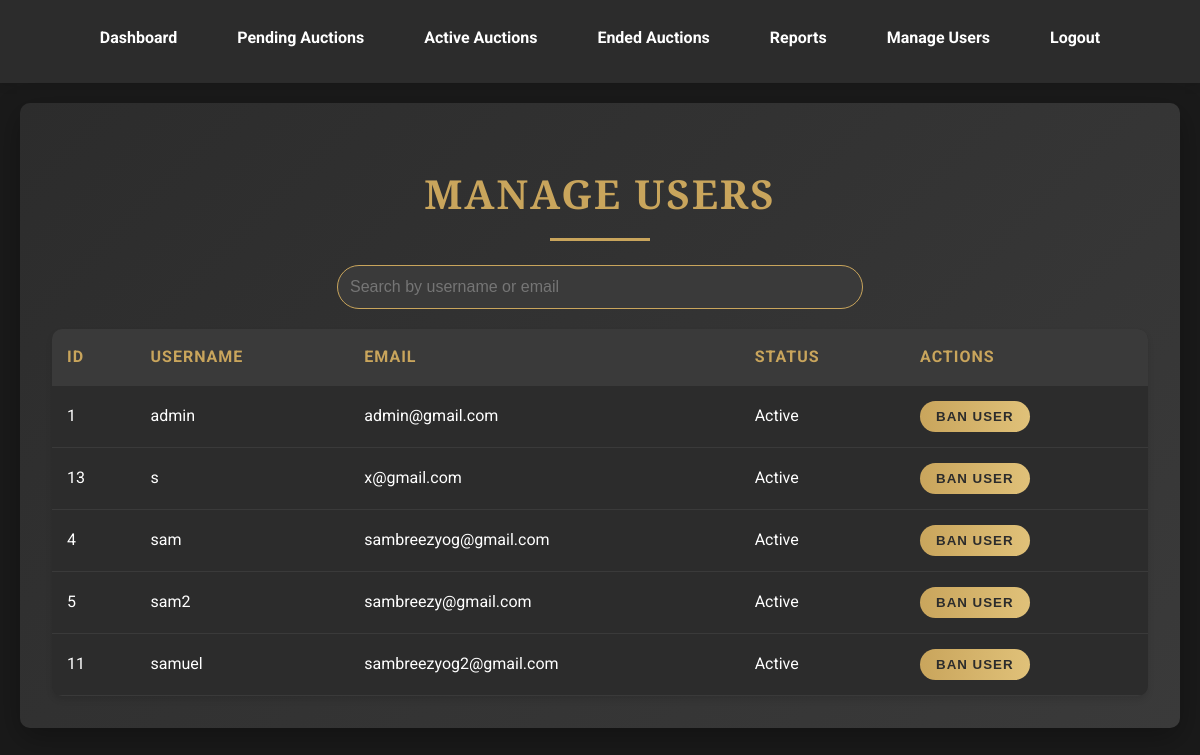
/admin/manage_users.php (signed in), run on the app's committed database.
### tables this page shows
CREATE TABLE `users` (
  `id` int(11) NOT NULL,
  `username` varchar(50) NOT NULL,
  `password` varchar(255) NOT NULL,
  `email` varchar(100) NOT NULL,
  `is_admin` tinyint(1) DEFAULT 0,
  `is_banned` tinyint(1) DEFAULT 0,
  `created_at` timestamp NOT NULL DEFAULT current_timestamp(),
  `verified` tinyint(1) DEFAULT 0
);

### admin/manage_users.php (the view, shortened to what this page needs)
<?php
require_once '../includes/config.php';
try {
    $query = "SELECT * FROM users ORDER BY username ASC";
    $stmt = $conn->prepare($query);
    $stmt->execute();
    $users = $stmt->get_result()->fetch_all(MYSQLI_ASSOC);
} catch (Exception $e) {
    error_log("Error in manage_users.php: " . $e->getMessage());
    $error_message = "An error occurred while fetching users. Please try again later.";
}
?>
<!DOCTYPE html>
<html lang="en">
<head>
</head>
<body>
    <?php include 'admin_nav.php'; ?>
    <div class="main-content">
        <h1 class="animated">Manage Users</h1>
        <input type="text" id="searchInput" placeholder="Search by username or email" class="animated">
        <?php if (empty($users)): ?>
            <p class="animated">No users found.</p>
        <?php else: ?>
            <table id="usersTable">
                <thead>
                    <tr>
                        <th>ID</th>
                        <th>Username</th>
                        <th>Email</th>
                        <th>Status</th>
                        <th>Actions</th>
                    </tr>
                </thead>
                <tbody>
                    <?php foreach ($users as $user): ?>
                        <tr>
                            <td><?php echo $user['id']; ?></td>
                            <td><?php echo htmlspecialchars($user['username']); ?></td>
                            <td><?php echo htmlspecialchars($user['email']); ?></td>
                            <td><?php echo $user['is_banned'] ? 'Banned' : 'Active'; ?></td>
                            <td>
                                <form method="POST">
                                    <button type="submit" name="toggle_ban" class="btn">
                                        <?php echo $user['is_banned'] ? 'Unban User' : 'Ban User'; ?>
                                    </button>
                                </form>
                            </td>
                        </tr>
                    <?php endforeach; ?>
                </tbody>
            </table>
        <?php endif; ?>
    </div>
</body>
</html>

### admin/manage_users.php (style rules this page uses)
:root { --color-background: #1a1a1a; --color-primary: #2c2c2c; --color-secondary: #3a3a3a; --color-accent: #c9a55c; --color-text: #ffffff; --color-text-muted: #a0a0a0; --color-success: #4caf50; --color-danger: #f44336; --transition-speed: 0.3s; }
body { font-family: 'Roboto', sans-serif; background-color: var(--color-background); color: var(--color-text); margin: 0; padding: 0; line-height: 1.6; }
.main-content { padding: 2rem; background: linear-gradient(135deg, var(--color-primary) 0%, var(--color-secondary) 100%); border-radius: 10px; margin: 20px; box-shadow: 0 10px 30px rgba(0, 0, 0, 0.3); }
h1 { font-family: 'Playfair Display', serif; color: var(--color-accent); font-size: 2.5rem; margin-bottom: 1.5rem; text-align: center; text-transform: uppercase; letter-spacing: 2px; position: relative; padding-bottom: 15px; }
h1::after { content: ''; position: absolute; bottom: 0; left: 50%; transform: translateX(-50%); width: 100px; height: 3px; background-color: var(--color-accent); }
table { width: 100%; border-collapse: separate; border-spacing: 0; margin-top: 20px; background: var(--color-primary); border-radius: 10px; overflow: hidden; box-shadow: 0 4px 6px rgba(0, 0, 0, 0.1); }
th, td { padding: 15px; text-align: left; border-bottom: 1px solid var(--color-secondary); }
th { background-color: var(--color-secondary); color: var(--color-accent); font-weight: bold; text-transform: uppercase; letter-spacing: 1px; }
.btn { display: inline-block; background: linear-gradient(to right, var(--color-accent), #e0c179); color: var(--color-primary); text-decoration: none; padding: 0.5rem 1rem; border-radius: 25px; transition: all var(--transition-speed) ease; font-weight: 600; text-transform: uppercase; letter-spacing: 1px; border: none; cursor: pointer; }
#searchInput { width: 100%; max-width: 500px; padding: 12px; border: 1px solid var(--color-accent); background-color: var(--color-secondary); color: var(--color-text); border-radius: 25px; font-size: 16px; transition: all var(--transition-speed) ease; margin: 0 auto; display: block; }
.animated { animation: fadeIn 0.5s ease forwards; opacity: 0; }

### admin/admin_nav.php (style rules this page uses)
:root { --color-background: #1a1a1a; --color-primary: #2c2c2c; --color-secondary: #3a3a3a; --color-accent: #c9a55c; --color-text: #ffffff; --color-text-muted: #a0a0a0; --transition-speed: 0.3s; }
body { font-family: 'Roboto', sans-serif; background-color: var(--color-background); color: var(--color-text); margin: 0; padding: 0; }

### data on the page
users: id "1", username "admin", email "admin@gmail.com", is_banned "Active"
users: id "13", username "s", email "x@gmail.com", is_banned "Active"
users: id "4", username "sam", email "sambreezyog@gmail.com", is_banned "Active"
users: id "5", username "sam2", email "sambreezy@gmail.com", is_banned "Active"
users: id "11", username "samuel", email "sambreezyog2@gmail.com", is_banned "Active"
